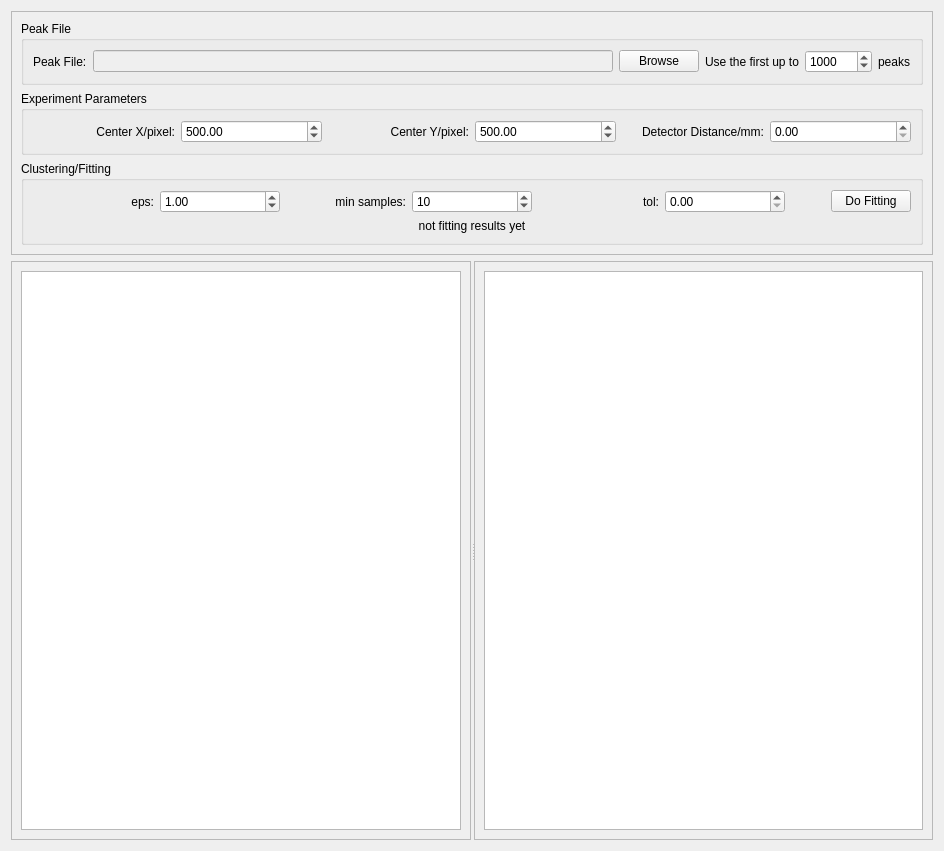
<?xml version="1.0" encoding="UTF-8"?>
<ui version="4.0">
 <class>Form</class>
 <widget class="QWidget" name="Form">
  <property name="geometry">
   <rect>
    <x>0</x>
    <y>0</y>
    <width>944</width>
    <height>851</height>
   </rect>
  </property>
  <property name="sizePolicy">
   <sizepolicy hsizetype="Fixed" vsizetype="Fixed">
    <horstretch>0</horstretch>
    <verstretch>0</verstretch>
   </sizepolicy>
  </property>
  <property name="windowTitle">
   <string>Powder Fit</string>
  </property>
  <layout class="QVBoxLayout" name="verticalLayout_5" stretch="0,1">
   <item>
    <widget class="QFrame" name="frame">
     <property name="frameShape">
      <enum>QFrame::StyledPanel</enum>
     </property>
     <property name="frameShadow">
      <enum>QFrame::Raised</enum>
     </property>
     <layout class="QVBoxLayout" name="verticalLayout_3">
      <item>
       <widget class="QGroupBox" name="groupBox">
        <property name="title">
         <string>Peak File</string>
        </property>
        <layout class="QHBoxLayout" name="horizontalLayout_24">
         <item>
          <layout class="QHBoxLayout" name="horizontalLayout_23">
           <item>
            <layout class="QHBoxLayout" name="horizontalLayout_22">
             <item>
              <layout class="QHBoxLayout" name="horizontalLayout">
               <item>
                <widget class="QLabel" name="label">
                 <property name="text">
                  <string>Peak File:</string>
                 </property>
                </widget>
               </item>
               <item>
                <widget class="QLineEdit" name="peakFile">
                 <property name="enabled">
                  <bool>false</bool>
                 </property>
                 <property name="minimumSize">
                  <size>
                   <width>400</width>
                   <height>0</height>
                  </size>
                 </property>
                </widget>
               </item>
               <item>
                <widget class="QPushButton" name="browseButton">
                 <property name="text">
                  <string>Browse</string>
                 </property>
                </widget>
               </item>
              </layout>
             </item>
             <item>
              <layout class="QHBoxLayout" name="horizontalLayout_19">
               <item>
                <widget class="QLabel" name="label_6">
                 <property name="text">
                  <string>Use the first up to</string>
                 </property>
                </widget>
               </item>
               <item>
                <widget class="QSpinBox" name="maxPeaks">
                 <property name="maximum">
                  <number>999999</number>
                 </property>
                 <property name="value">
                  <number>1000</number>
                 </property>
                </widget>
               </item>
               <item>
                <widget class="QLabel" name="label_7">
                 <property name="text">
                  <string>peaks</string>
                 </property>
                </widget>
               </item>
              </layout>
             </item>
            </layout>
           </item>
          </layout>
         </item>
        </layout>
       </widget>
      </item>
      <item>
       <widget class="QGroupBox" name="groupBox_3">
        <property name="title">
         <string>Experiment Parameters</string>
        </property>
        <layout class="QVBoxLayout" name="verticalLayout">
         <item>
          <layout class="QHBoxLayout" name="horizontalLayout_4">
           <item>
            <layout class="QHBoxLayout" name="horizontalLayout_5">
             <item>
              <widget class="QLabel" name="label_4">
               <property name="text">
                <string>Center X/pixel:</string>
               </property>
               <property name="alignment">
                <set>Qt::AlignRight|Qt::AlignTrailing|Qt::AlignVCenter</set>
               </property>
              </widget>
             </item>
             <item>
              <widget class="QDoubleSpinBox" name="centerX">
               <property name="maximum">
                <double>9999.000000000000000</double>
               </property>
               <property name="singleStep">
                <double>0.010000000000000</double>
               </property>
               <property name="value">
                <double>500.000000000000000</double>
               </property>
              </widget>
             </item>
            </layout>
           </item>
           <item>
            <layout class="QHBoxLayout" name="horizontalLayout_6">
             <item>
              <widget class="QLabel" name="label_5">
               <property name="text">
                <string>Center Y/pixel:</string>
               </property>
               <property name="alignment">
                <set>Qt::AlignRight|Qt::AlignTrailing|Qt::AlignVCenter</set>
               </property>
              </widget>
             </item>
             <item>
              <widget class="QDoubleSpinBox" name="centerY">
               <property name="maximum">
                <double>9999.000000000000000</double>
               </property>
               <property name="singleStep">
                <double>0.010000000000000</double>
               </property>
               <property name="value">
                <double>500.000000000000000</double>
               </property>
              </widget>
             </item>
            </layout>
           </item>
           <item>
            <layout class="QHBoxLayout" name="horizontalLayout_3">
             <item>
              <widget class="QLabel" name="label_14">
               <property name="text">
                <string>Detector Distance/mm:</string>
               </property>
               <property name="alignment">
                <set>Qt::AlignRight|Qt::AlignTrailing|Qt::AlignVCenter</set>
               </property>
              </widget>
             </item>
             <item>
              <widget class="QDoubleSpinBox" name="detectorDistance">
               <property name="maximum">
                <double>999.000000000000000</double>
               </property>
              </widget>
             </item>
            </layout>
           </item>
          </layout>
         </item>
        </layout>
       </widget>
      </item>
      <item>
       <widget class="QGroupBox" name="groupBox_4">
        <property name="title">
         <string>Clustering/Fitting</string>
        </property>
        <layout class="QVBoxLayout" name="verticalLayout_2">
         <item>
          <layout class="QHBoxLayout" name="horizontalLayout_7" stretch="1,1,1,0,0">
           <item>
            <layout class="QHBoxLayout" name="horizontalLayout_8">
             <item>
              <widget class="QLabel" name="label_9">
               <property name="text">
                <string>eps:</string>
               </property>
               <property name="alignment">
                <set>Qt::AlignRight|Qt::AlignTrailing|Qt::AlignVCenter</set>
               </property>
              </widget>
             </item>
             <item>
              <widget class="QDoubleSpinBox" name="epsBox">
               <property name="maximum">
                <double>999.000000000000000</double>
               </property>
               <property name="singleStep">
                <double>0.100000000000000</double>
               </property>
               <property name="value">
                <double>1.000000000000000</double>
               </property>
              </widget>
             </item>
            </layout>
           </item>
           <item>
            <layout class="QHBoxLayout" name="horizontalLayout_9">
             <item>
              <widget class="QLabel" name="label_10">
               <property name="text">
                <string>min samples:</string>
               </property>
               <property name="alignment">
                <set>Qt::AlignRight|Qt::AlignTrailing|Qt::AlignVCenter</set>
               </property>
              </widget>
             </item>
             <item>
              <widget class="QSpinBox" name="minSamples">
               <property name="maximum">
                <number>9999</number>
               </property>
               <property name="value">
                <number>10</number>
               </property>
              </widget>
             </item>
            </layout>
           </item>
           <item>
            <layout class="QHBoxLayout" name="horizontalLayout_11">
             <item>
              <widget class="QLabel" name="label_8">
               <property name="text">
                <string> tol:</string>
               </property>
               <property name="alignment">
                <set>Qt::AlignRight|Qt::AlignTrailing|Qt::AlignVCenter</set>
               </property>
              </widget>
             </item>
             <item>
              <widget class="QDoubleSpinBox" name="tolBox">
               <property name="maximum">
                <double>999.000000000000000</double>
               </property>
               <property name="singleStep">
                <double>0.010000000000000</double>
               </property>
              </widget>
             </item>
            </layout>
           </item>
           <item>
            <spacer name="horizontalSpacer">
             <property name="orientation">
              <enum>Qt::Horizontal</enum>
             </property>
             <property name="sizeHint" stdset="0">
              <size>
               <width>40</width>
               <height>20</height>
              </size>
             </property>
            </spacer>
           </item>
           <item>
            <widget class="QPushButton" name="fittingButton">
             <property name="text">
              <string>Do Fitting</string>
             </property>
            </widget>
           </item>
          </layout>
         </item>
         <item>
          <widget class="QLabel" name="fittingResults">
           <property name="text">
            <string>not fitting results yet</string>
           </property>
           <property name="alignment">
            <set>Qt::AlignCenter</set>
           </property>
          </widget>
         </item>
        </layout>
       </widget>
      </item>
     </layout>
    </widget>
   </item>
   <item>
    <widget class="QSplitter" name="splitter_2">
     <property name="orientation">
      <enum>Qt::Horizontal</enum>
     </property>
     <property name="handleWidth">
      <number>3</number>
     </property>
     <widget class="QFrame" name="frame_2">
      <property name="frameShape">
       <enum>QFrame::StyledPanel</enum>
      </property>
      <property name="frameShadow">
       <enum>QFrame::Raised</enum>
      </property>
      <layout class="QHBoxLayout" name="horizontalLayout_2">
       <item>
        <widget class="QSplitter" name="splitter">
         <property name="orientation">
          <enum>Qt::Horizontal</enum>
         </property>
         <property name="handleWidth">
          <number>3</number>
         </property>
         <widget class="ImageView" name="peaks_view"/>
        </widget>
       </item>
      </layout>
     </widget>
     <widget class="QFrame" name="frame_3">
      <property name="frameShape">
       <enum>QFrame::StyledPanel</enum>
      </property>
      <property name="frameShadow">
       <enum>QFrame::Raised</enum>
      </property>
      <layout class="QVBoxLayout" name="verticalLayout_4" stretch="1">
       <item>
        <widget class="QTableWidget" name="powder_table">
         <property name="sizeAdjustPolicy">
          <enum>QAbstractScrollArea::AdjustIgnored</enum>
         </property>
         <property name="editTriggers">
          <set>QAbstractItemView::DoubleClicked</set>
         </property>
         <attribute name="verticalHeaderVisible">
          <bool>false</bool>
         </attribute>
        </widget>
       </item>
      </layout>
     </widget>
    </widget>
   </item>
  </layout>
 </widget>
 <customwidgets>
  <customwidget>
   <class>ImageView</class>
   <extends>QGraphicsView</extends>
   <header>pyqtgraph</header>
  </customwidget>
 </customwidgets>
 <resources/>
 <connections/>
</ui>
